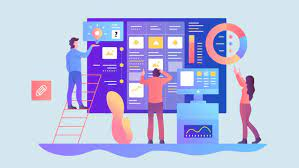
%> input picture MATLAB/img9.png, 299 x 168 px
$ octave segmentation.m   (GNU Octave 9; MATLAB toolbox functions it lacks are replaced by stand-ins)
%> lines starting %> are read from the running program, lines starting %| are printed output that depends on the picture; in (x1, y1, x2, y2) boxes, pixels count from 0 and x2, y2 are one past the last pixel; in counts of white or black regions, pixels touching at a corner belong together; the program's own positions count from 1

clc
clear all
close all
warning off
x = imread('MATLAB/img9.png');
%> x is the input picture: size 168x299x3 uint8; mean R, G, B 185.9, 190.6, 227.1
figure;
imshow(x);
title('Original Image');
edge_detected_image = bwareaopen(imopen(imfill(imclose(edge(rgb2gray(x),'canny'),strel('line',3,0)),'holes'),strel(ones(3,3))),1);
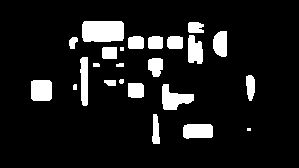
%> edge_detected_image: size 168x299 logical; 10.3% white; 24 white regions (2 under 20 px), largest, box (x1, y1, x2, y2) and area: (82, 21, 124, 42) 852, (162, 84, 194, 110) 472, (31, 80, 52, 101) 430
figure;
imshow(edge_detected_image);
title('Edge Detected Image');
red_processed = x(:,:,1).*uint8(edge_detected_image);
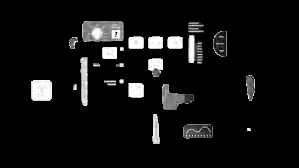
%> red_processed: size 168x299 uint8; min 0, max 255, mean 17.2
green_processed = x(:,:,2).*uint8(edge_detected_image);
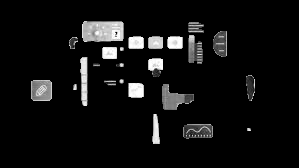
%> green_processed: size 168x299 uint8; min 0, max 255, mean 16.5
blue_processed = x(:,:,3).*uint8(edge_detected_image);
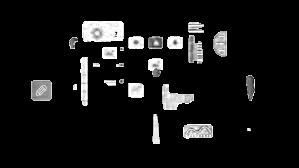
%> blue_processed: size 168x299 uint8; min 0, max 255, mean 21
op = cat(3,red_processed,green_processed,blue_processed);
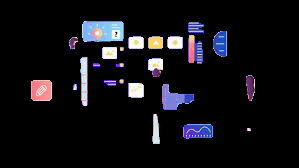
%> op: size 168x299x3 uint8; mean R, G, B 17.2, 16.5, 21
figure;
imshow(op);
title('Output Image');
